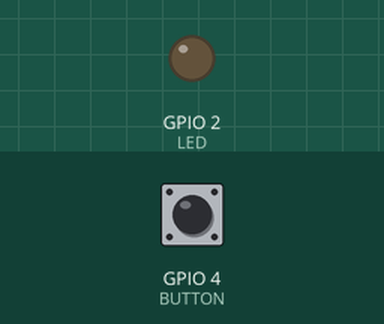
The sketch below on a simulated ESP32. On the bench: output pins drawn as LEDs (lit = HIGH). The inputs (shaded band) are chosen by the test bench; at power-on: GPIO 4 (BUTTON) LOW.

Above: at 1.8 s.
1.9 s: GPIO 4 (BUTTON) pulled HIGH for 0.6 s
At 2.4 s:
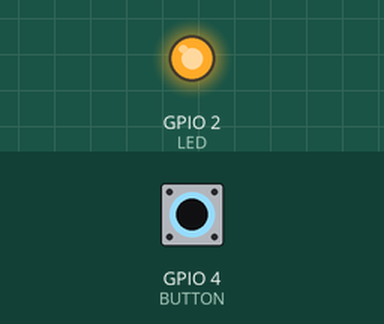
4.0 s: GPIO 4 (BUTTON) pulled HIGH for 3.2 s
At 8.4 s:
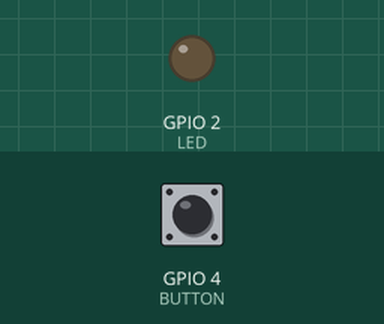
Timing chart, 0 to 9.9 s (numbered marks = the images above; inputs shaded):
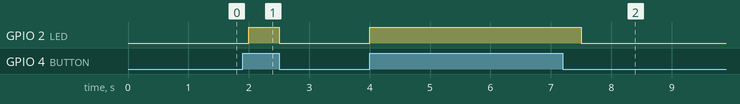

Measured:
- after the input at 1.9 s, GPIO 2 (LED): LOW → HIGH after 0.10 s, → LOW 0.50 s later
- after the input at 4.0 s, GPIO 2 (LED): LOW → HIGH at once, → LOW 3.5 s later

The sketch:

Push_Button.ino
```cpp
#define LED 2
#define BUTTON 4

void setup() {
  pinMode(BUTTON,INPUT);//Button as Input
  pinMode(LED,OUTPUT);//LED as Output
}

void loop() {
 if(digitalRead(BUTTON)==HIGH)
 {
  digitalWrite(LED,HIGH);
  delay(500);
 }
 else
 {
  digitalWrite(LED,LOW);
  delay(500);
 }

}
```
